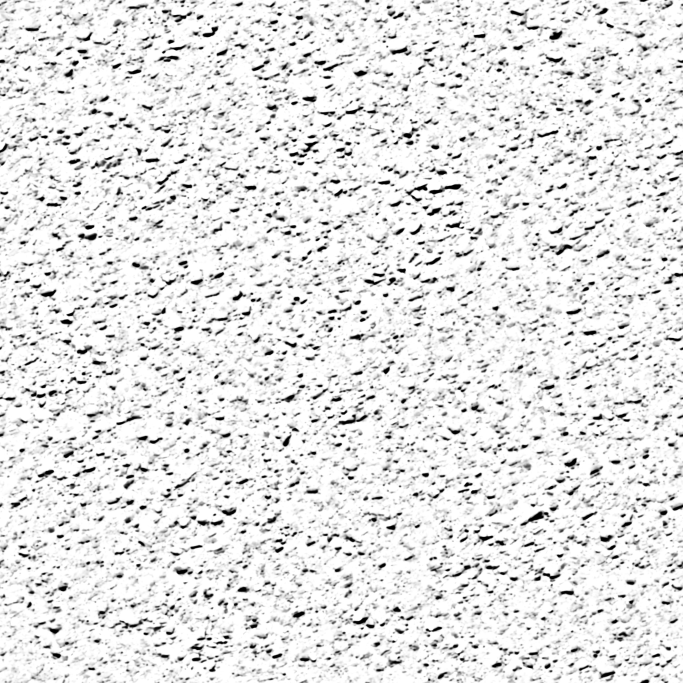
#> input picture src/main/resources/materials/asphalt.high.jpg, 2048 x 2048 px (shown at 1/3 size)
$ python -i pack.py   (imports and definitions only)
#> lines starting #> are read from the running program, lines starting #| are printed output that depends on the picture; after the words box and inside, x2 and y2 are one past the last pixel; in counts of white or black regions, pixels touching at a corner belong together
"""Puts generated pictures (tools/materials/generate.py) into src/textures/materials, which
tools/textures/compress.py packs for the mod's jar.

    python tools/materials/pack.py sprigs DIR linden=sprig-broadleaf-7 maple=... (one for each of SPRIGS)
    python tools/materials/pack.py surface DIR bark=bark-1993 grass=grass-7 ...
    python tools/materials/pack.py form

A sprig is cut out of its white ground, cleaned, and set into one picture with the others, four
to a row, in the order the mod's Flora counts them. A surface is saved as it is, its light drawn
in to its SPREAD or out to its LEAST where it has one. form reads the packed sprigs and writes sprigs-form.png beside
them: which way each leaf of each sprig is turned out of its card, and how much light it lets
through.
"""
import pathlib
import sys

import numpy
from PIL import Image

OUT = pathlib.Path(__file__).resolve().parents[2] / 'src' / 'textures' / 'materials'
SPRIGS = ['linden', 'maple', 'birch', 'pine', 'hemlock', 'holly', 'shrub', 'fern']
TILE = 1024
# What every sprig's leaves are on average once packed. The world shader divides by it, so a sprig gives a crown its leaves' light and dark and not its own green.
MEAN = numpy.array([0.26, 0.42, 0.12], dtype=numpy.float32)
# How much a surface's light may vary over its mean, as a standard deviation: the strengths the
# world shader lays it at were set for that. A picture with more is drawn in to it round its mean.
SPREAD = {'carpet': 0.092, 'paint': 0.104}
# The least it varies: what the SDXL pictures the world shader's strengths were set for had. Z-Image draws these
# flatter, and a room of them read as untextured. A picture with less is drawn out to it round its mean.
LEAST = {'asphalt': 0.152, 'bark-birch': 0.299, 'bark-dogwood': 0.476, 'bark-hemlock': 0.49, 'bark-holly': 0.133, 'bark-maple': 0.542,
         'bark-oak': 0.471, 'concrete': 0.12, 'bark-pine': 0.596, 'carpet': 0.092, 'gravel': 0.498, 'jersey': 0.1, 'paint': 0.101, 'planks': 0.384,
         'rock': 0.393, 'soil': 0.449, 'vinyl': 0.163, 'wood': 0.151}
# A surface that is a later layer of another's texture, which holds one gain, the first layer's (tools/textures/compress.py,
# SAME_GAIN): it is brought to that one's mean light.
SAME_LIGHT = {'straw': 'litter', 'concrete': 'litter', 'terrazzo': 'litter'}
# A surface laid over a sprite's own colour, whole (WorldScene.TERRAZZO): its broad light and dark, which would be seen to repeat from
# tile to tile, are taken out, those broader than EVEN of the picture, and its mean is made grey, so the sprite keeps its colour.
EVEN = {'terrazzo': 1 / 16}
LIGHT = numpy.array([0.299, 0.587, 0.114], dtype=numpy.float32)

# The most of a picture drawn out to its LEAST that may go past black or white.
CLIPPED = 0.01


def clipped(rgb):
    return float((numpy.abs(rgb - 127.5) > 127.5).any(axis=2).mean())


def cut(image):
    """Alpha from how far a pixel is from the white ground: what has colour, and what is dark."""
    rgb = numpy.asarray(image.convert('RGB')).astype(numpy.float32) / 255.0
    most, least = rgb.max(axis=2), rgb.min(axis=2)
    vivid = (most - least) / numpy.maximum(most, 1e-3)
    dark = 1.0 - most
    alpha = numpy.maximum(numpy.clip((vivid - 0.16) / 0.14, 0.0, 1.0), numpy.clip((dark - 0.45) / 0.15, 0.0, 1.0))
    return rgb, alpha


def touching(solid, seed):
    """Everything of solid joined to seed."""
    reached = seed & solid
    while True:
        grown = reached.copy()
        grown[1:] |= reached[:-1]
        grown[:-1] |= reached[1:]
        grown[:, 1:] |= reached[:, :-1]
        grown[:, :-1] |= reached[:, 1:]
        grown &= solid
        if (grown == reached).all():
            return reached
        reached = grown


def whole(rgb, alpha):
    """Leaves that run off the picture are cut straight across. They are taken out, unless the sprig is one piece that does."""
    solid = alpha > 0.3
    edge = numpy.zeros_like(solid)
    edge[0] = edge[-1] = edge[:, 0] = edge[:, -1] = True
    off = touching(solid, edge)
    if off.sum() > 0.5 * solid.sum():
        # One branch from the edge inward covers little of the picture, and is kept as it is.
        if solid.mean() < 0.3:
            return rgb, alpha
        if True:
            # Leaves edge to edge with the ground showing between them. A second layer of the same leaves, turned and moved
            # and in the shade of the first, lies under it, and a clump is cut out of the two, its outline wandering as a
            # clump of leaves does.
            size = alpha.shape[0]
            under_rgb = numpy.roll(numpy.rot90(rgb), (size // 3, size // 5), axis=(0, 1)) * 0.6
            under_alpha = numpy.roll(numpy.rot90(alpha), (size // 3, size // 5), axis=(0, 1))
            rgb = rgb * alpha[..., None] + under_rgb * (1.0 - alpha[..., None])
            top = alpha
            alpha = alpha + under_alpha * (1.0 - alpha)
            y, x = numpy.mgrid[0:size, 0:size].astype(numpy.float32) / size - 0.5
            round_ = numpy.arctan2(y, x)
            rim = 0.44 + 0.045 * numpy.sin(3.0 * round_ + 1.0) + 0.05 * numpy.sin(7.0 * round_ + 4.0) + 0.02 * numpy.sin(17.0 * round_ + 2.0)
            inside = rim - numpy.hypot(x, y)
            # The layer underneath stops short of the clump's edge, where it would be a dark rim round it.
            alpha = numpy.where(inside * size < 40.0, numpy.minimum(alpha, top), alpha)
            return rgb, alpha * numpy.clip(inside * size / 3.0, 0.0, 1.0)
    return rgb, numpy.where(off, 0.0, alpha)


# How many pixels in from a leaf's edge its colour is taken as its own.
RIM = 3.0


def vivid(rgb):
    return (rgb.max(axis=2) - rgb.min(axis=2)) / numpy.maximum(rgb.max(axis=2), 1e-3)


# [14 lines left out: function spread, not called in this run]


def sprig(path):
    from scipy import ndimage
    rgb, alpha = cut(Image.open(path).resize((TILE, TILE), Image.LANCZOS))
#> in cut, `rgb = numpy.asarray(image.convert('RGB')).astype(numpy.float32) / 255.0`:
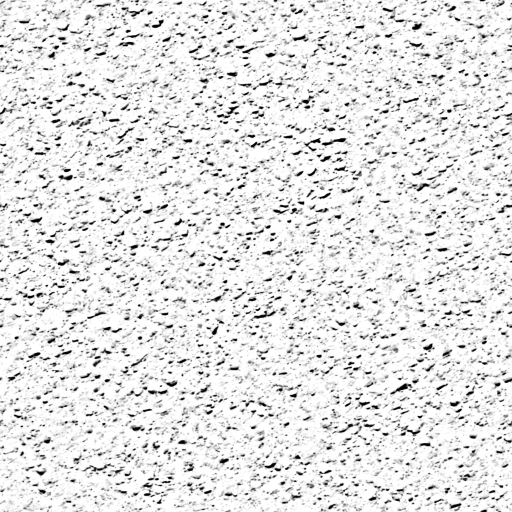
#> rgb: shape (1024, 1024, 3) float32 (shown at 1/2 size); min 0, max 1, mean 0.893
#> in cut, `vivid = (most - least) / numpy.maximum(most, 1e-3)`: vivid: shape (1024, 1024) float32; every value is 0
#> in cut, `dark = 1.0 - most`:
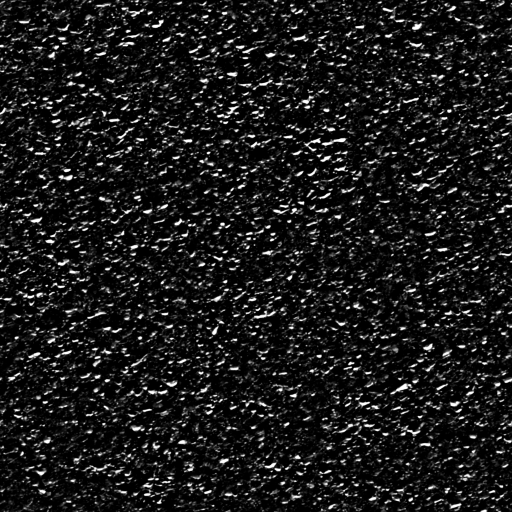
#> dark: shape (1024, 1024) float32 (shown at 1/2 size); min 0, max 1, mean 0.107
#> in cut, `alpha = numpy.maximum(numpy.clip((vivid - 0.16) / 0.14, 0.0, 1.0), num..`:
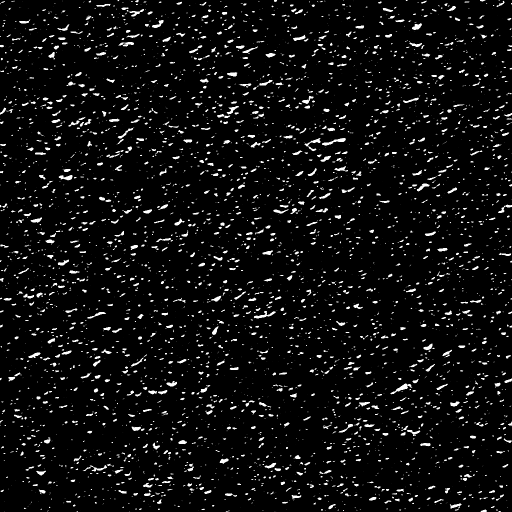
#> alpha: shape (1024, 1024) float32 (shown at 1/2 size); min 0, max 1, mean 0.0579
    rgb, alpha = whole(rgb, alpha)
#> in whole, `solid = alpha > 0.3`:
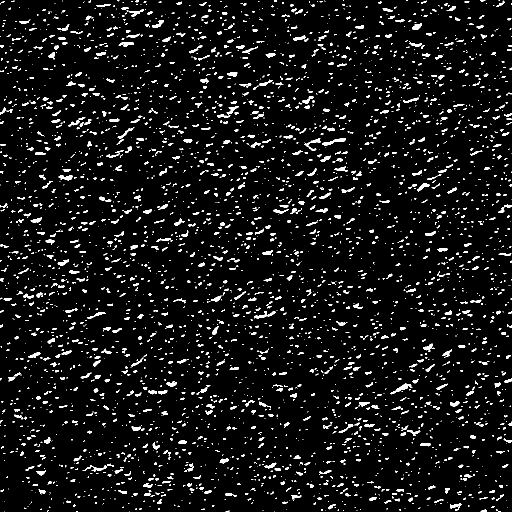
#> solid: shape (1024, 1024) bool (shown at 1/2 size); 6.2% white; 3733 white regions (2722 under 20 px), largest, box (x1, y1, x2, y2) and area: (781, 767, 825, 789) 277, (644, 276, 692, 292) 266, (508, 622, 552, 637) 243
#> in touching, `reached = seed & solid`:
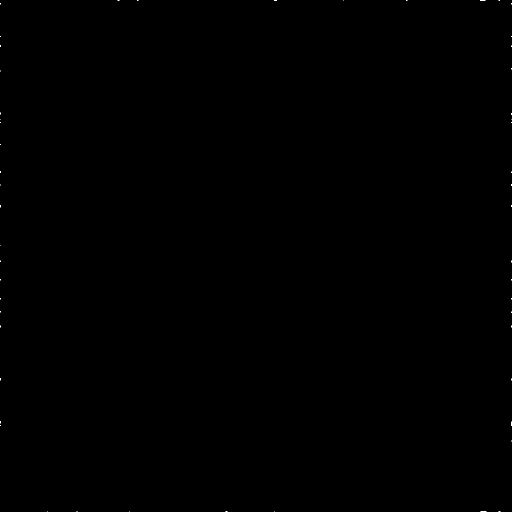
#> reached: shape (1024, 1024) bool (shown at 1/2 size); 0.02% white in thin lines or dots
#> after the loop in touching, `while True:`:
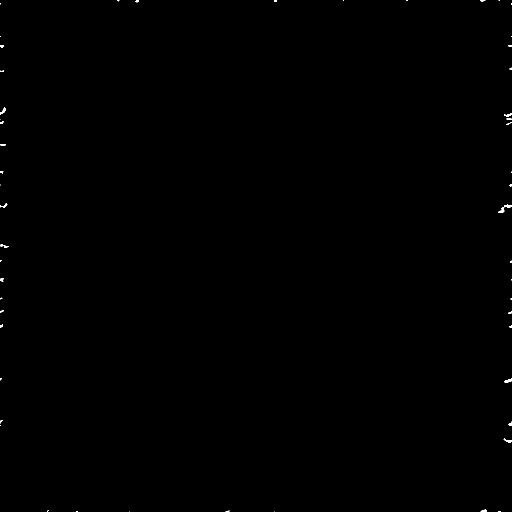
#> grown: shape (1024, 1024) bool (shown at 1/2 size); 0.11% white; 52 white regions (28 under 20 px), largest, box (x1, y1, x2, y2) and area: (996, 409, 1024, 426) 147, (1009, 757, 1024, 766) 77, (0, 215, 12, 229) 71
    solid = alpha > 0.5
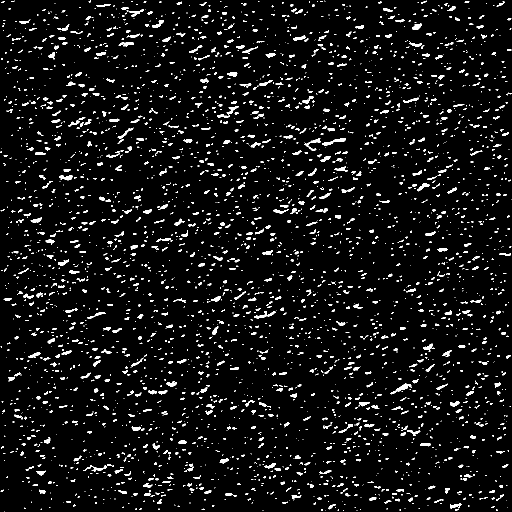
#> solid: shape (1024, 1024) bool (shown at 1/2 size); 5.7% white; 3488 white regions (2564 under 20 px), largest, box (x1, y1, x2, y2) and area: (781, 767, 824, 789) 274, (644, 276, 692, 291) 259, (508, 622, 551, 637) 236
    if solid.sum() < 0.04 * solid.size:
        raise SystemExit(f'{path} is nearly all ground: {solid.mean():.3f} of it is sprig')
    # Brought to the common mean by its green leaves alone: a twig is not what the crown is coloured by.
    leaves = solid & (rgb[..., 1] > rgb[..., 0])
#> leaves: shape (1024, 1024) bool; every value is 0
    rgb = numpy.clip(rgb * (MEAN / rgb[leaves].mean(axis=0)), 0.0, 1.0)
#> rgb: shape (1024, 1024, 3) float32; every value is NaN or infinite
#> (the run stopped early here; a loop or call above may not have finished)
